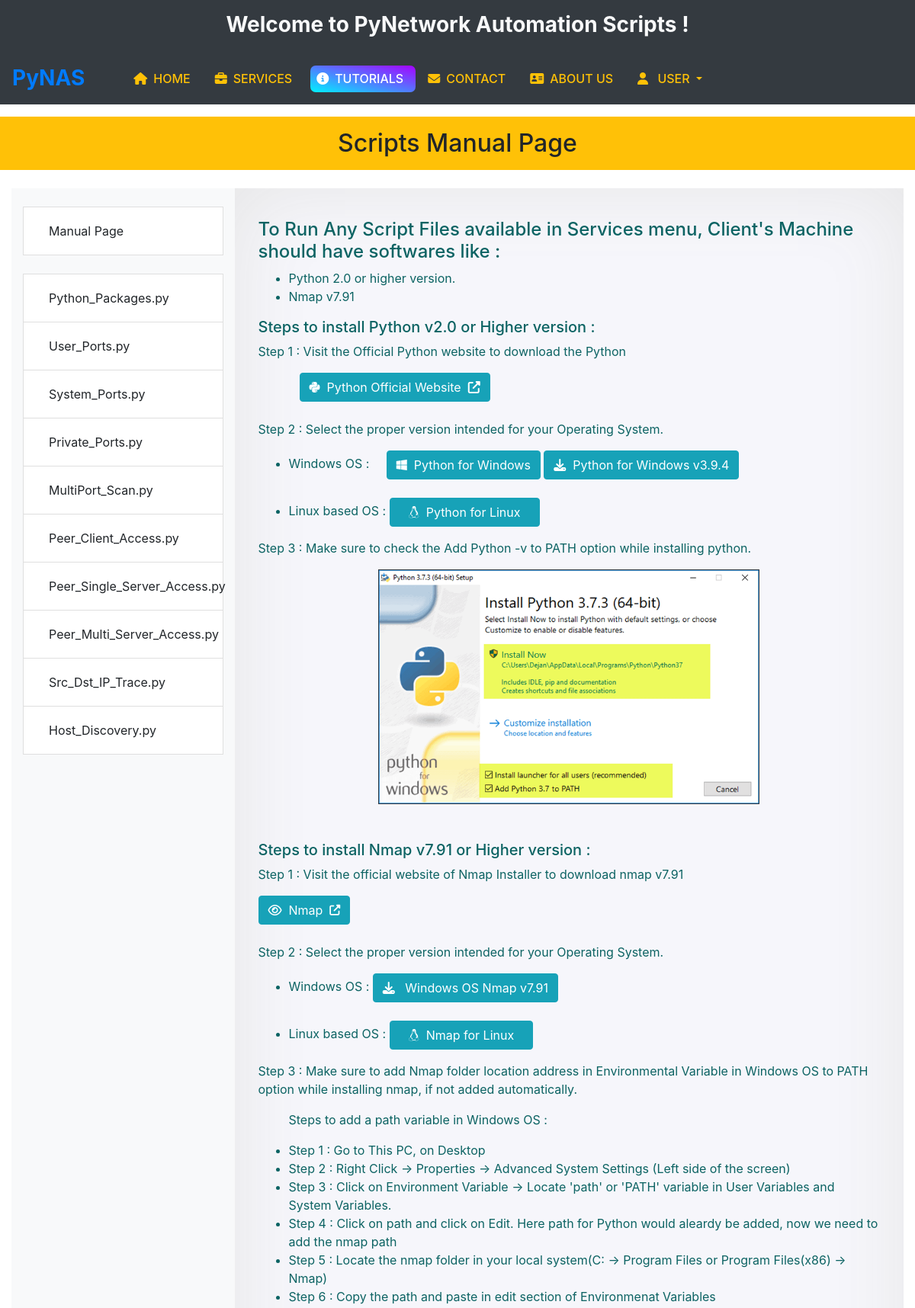
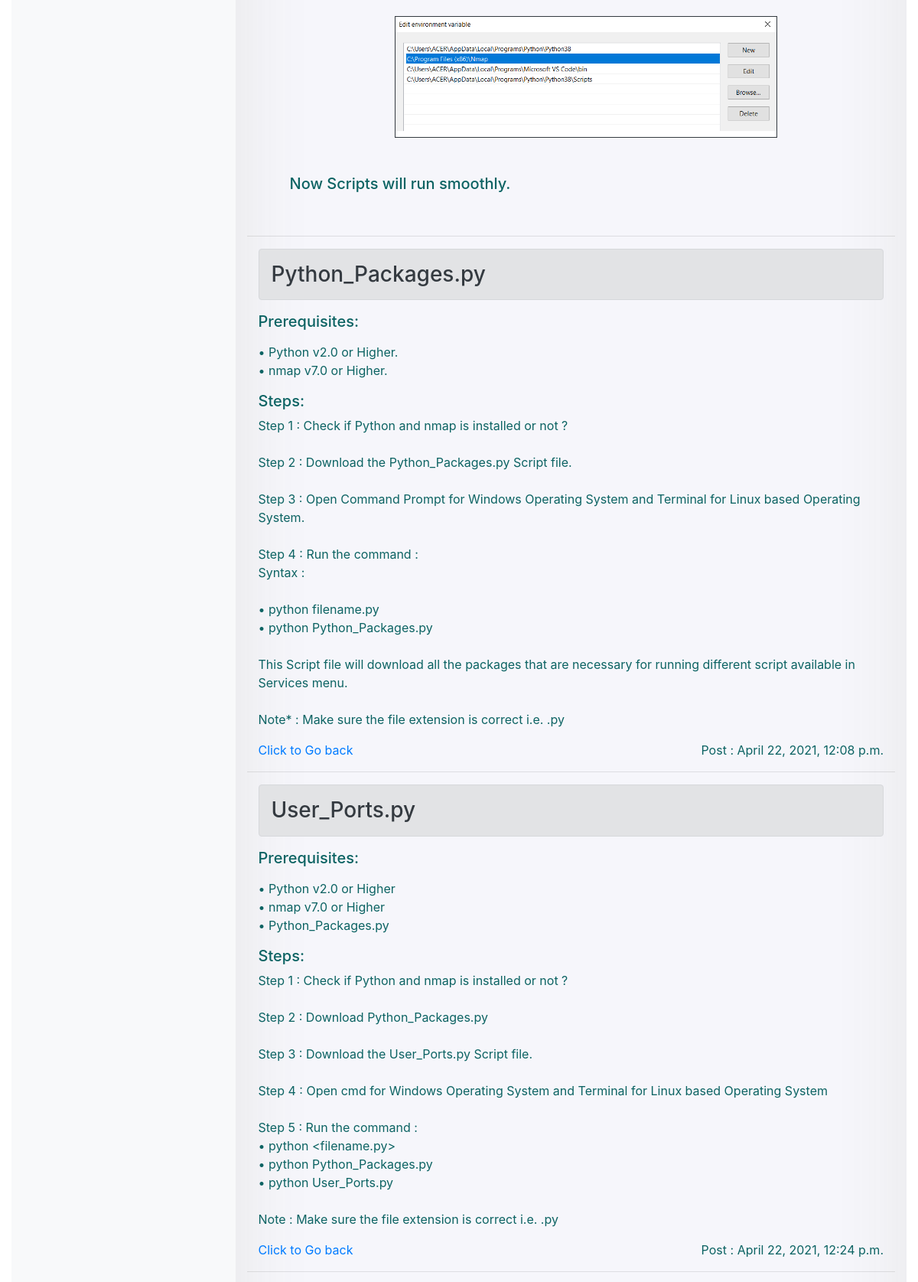
The page /tutorials (upper part) on the database its author committed (2 pictures, top to bottom).
### home/models.py (models this page shows, shortened)
class Script(models.Model):
    script_name = models.CharField(max_length=50)
    script_author = models.CharField(max_length=30)
    script_file = models.FileField(upload_to='media')
    description = models.TextField(max_length=500)
    date = models.DateTimeField()
    def __str__(self):
        return self.script_name

class Tutorial(models.Model):
    script_name = models.ForeignKey("home.Script",  on_delete=models.CASCADE)
    prerequisite = models.TextField()
    steps = models.TextField()
    date = models.DateTimeField()

### home/views.py (the view)
# urls.py: path("tutorials", views.tutorials, name='tutorials'),
def tutorials(request):
    scriptfiles = Script.objects.all()
    tutorialfile = Tutorial.objects.all()
    context = {'tutorial':'active','scriptfiles':scriptfiles,'tutorialfile':tutorialfile}
    return render(request, 'tutorials.htm',context)

### templates/tutorials.htm (shortened to what this page needs)
{% extends 'baseLayout.htm' %}
{% load static %}
{% block body %}
<h2 id="titleofManualPage" class="text-center mt-3 bg-warning p-3" data-aos="fade-down" data-aos-offset="1" data-aos-delay="10" data-aos-duration="1000">Scripts Manual Page</h2>
<div class="container-fluid row my-4 mx-0">
    <div class="container  col-sm-3 bg-light " data-aos="fade-right" data-aos-offset="200" data-aos-delay="50" data-aos-duration="1000">
        <ul class="list-group">
        <br>
        <li class="list-group-item"><a href="{% url 'tutorials' %}" class="btn btn-default">Manual Page</a></li>
        <br>
        {% for scriptfile in scriptfiles %}
            <li class="list-group-item"><a class="btn btn-default" href="{% url 'tutorial_view' scriptfile.id  %}">{{scriptfile.script_name}}</a></li>
        {% endfor %}
        <br>
        </ul>
    </div>
    <div class="container col-sm-9  RightManualPage" data-aos="fade-left" data-aos-offset="200" data-aos-delay="50" data-aos-duration="1000">
        <div class="container my-4  p-3">
            <h4>To Run Any Script Files available in Services menu, Client's Machine should have softwares like : </h4>
            <ul>
                <li>Python 2.0 or higher version.</li>
                <li>Nmap v7.91</li>
            </ul>
            <h5>Steps to install Python v2.0 or Higher version :</h5>
            <p>Step 1 : Visit the Official Python website to download the Python </p>
            &nbsp;&nbsp;&nbsp;&nbsp;&nbsp;&nbsp;&nbsp;&nbsp;&nbsp;&nbsp;&nbsp;&nbsp;<a href="https://www.python.org/" class="btn btn-info" target="_blank"><i class="fab fa-python text-white"></i>&nbsp;&nbsp;Python Official Website&nbsp;&nbsp;<i class="fa fa-external-link"></i></a>
            <br><br>
            <p>Step 2 : Select the proper version intended for your Operating System.</p>
            <ul>
                <li>Windows OS : &nbsp;&nbsp;&nbsp;&nbsp;<a href="https://www.python.org/downloads/windows/" class="btn btn-info" target="_blank"><i class="fa fa-windows"></i>&nbsp;&nbsp;Python for Windows</a>
                    <a href="https://www.python.org/ftp/python/3.9.4/python-3.9.4-amd64.exe" class="btn btn-info" target="_blank"><i class="fa fa-download"></i>&nbsp;&nbsp;Python for Windows v3.9.4</a>
                </li><br>
                <li>Linux based OS : <a href="https://www.python.org/downloads/source/" class="btn btn-info px-4" target="_blank"><i class="fa fa-linux"></i>&nbsp;&nbsp;Python for Linux</a></li>
            </ul>
            <p>Step 3 : Make sure to check the Add Python -v to PATH option while installing python.</p>
            <div class="container text-center">
                <img src="{% static 'images/Tutorial/python-setup.png' %}" alt="Add to Path" class="img-fluid border border-dark" width="500px"  srcset="">
            </div>
            <br><br>
            <h5>Steps to install Nmap v7.91 or Higher version :</h5>
            <p>Step 1 : Visit the official website of Nmap Installer to download nmap v7.91</p>
            <a href="https://nmap.org/download.html" target="_blank" class="btn btn-info" rel="noopener noreferrer"><i class="fa fa-eye"></i>&nbsp;&nbsp;Nmap&nbsp;&nbsp;<i class="fa fa-external-link fa-sm"></i></a>
            <br><br>
            <p>Step 2 : Select the proper version intended for your Operating System.</p>
            <ul>
                <li>Windows OS :
                <a href="https://nmap.org/dist/nmap-7.91-setup.exe" class="btn btn-info" target="_blank"><i class="fa fa-download"></i>&nbsp;&nbsp; Windows OS Nmap v7.91</a>
                </li><br>
                <li>Linux based OS : <a href="https://nmap.org/dist/nmap-7.91-1.x86_64.rpm" class="btn btn-info px-4" target="_blank"><i class="fa fa-linux"></i>&nbsp;&nbsp;Nmap for Linux</a></li>
            </ul>
            <p>Step 3 : Make sure to add Nmap folder location address in Environmental Variable in Windows OS to PATH option while installing nmap, if not added automatically.</p>
                <ul>
                <p>Steps to add a path variable in Windows OS :</p>
                <li>Step 1 : Go to This PC, on Desktop</li>
                <li>Step 2 : Right Click -> Properties -> Advanced System Settings (Left side of the screen) </li>
                <li>Step 3 : Click on Environment Variable -> Locate 'path' or 'PATH' variable in User Variables and System Variables.</li>
                <li>Step 4 : Click on path and click on Edit. Here path for Python would aleardy be added, now we need to add the nmap path</li>
                <li>Step 5 : Locate the nmap folder in your local system(C: -> Program Files or Program Files(x86) -> Nmap)</li>
                <li>Step 6 : Copy the path and paste in edit section of Environmenat Variables</li>
                <br>
                    <div class="container text-center">
                        <img src="{% static 'images/Tutorial/nmap-setup.png' %}" alt="Add to Path" class="img-fluid border border-dark" width="500px"  srcset="">
                    </div>
                    <br><br>
            <h5>Now Scripts will run smoothly.</h5>
                </ul>
        </div>
        <hr>
        {% for tut in tutorialfile %}
                <div id="host_discovery_script" class="ManualPageElements container my-3 ">
                    <h3 class="text-primary alert alert-secondary py-3 text-dark px-3"> {{tut.script_name}} </h3>
                    <h5>Prerequisites:</h5>
                    <p>{{tut.prerequisite|linebreaks}}</p>
                    <h5>Steps:</h5>
                    <p>{{ tut.steps|linebreaksbr }}</p>
                    <p class="float-right">Post : {{tut.date}}</p>
                    <a href="#titleofManualPage">Click to Go back</a>
                </div>
                <hr/>
        {% endfor %}
    </div>
</div>
{% endblock body %}

### templates/baseLayout.htm (shortened to what this page needs)
{% load static %}
<html lang="en">
<head>
    <link rel="stylesheet" href="{% static 'css/bootstrap.css' %}">
    <link rel="stylesheet" href="https://cdnjs.cloudflare.com/ajax/libs/font-awesome/4.7.0/css/font-awesome.min.css">
    <link rel="stylesheet" href="{% static 'css/style.css' %}">
     <link rel="stylesheet" href="https://unpkg.com/aos@next/dist/aos.css" />
</head>
<body >
<div data-aos="fade-down" data-aos-delay="0" data-aos-duration="1000">
<div class="container-fluid bg-dark text-light pt-3 pb-3" >
    <p class="text-center h3 font-weight-bold pb-1" id="website_title">Welcome to PyNetwork Automation Scripts !</p>
</div>
<nav class=" navbar navbar-expand-lg navbar-dark bg-dark">
    <a class="text-decoration-none h3 mr-5 font-weight-bolder" href="{% url 'home' %}">PyNAS</a>
    <div class="collapse navbar-collapse" id="navbarSupportedContent">
        <ul class="navbar-nav mr-auto">
            <li class="nav-item active ml-2">
                <a class="text-warning h6 pr-3 nav-link {{home}}" href="{% url 'home' %}"><i class="fa fa-home pr-2"
                                                                        aria-hidden="true"></i>HOME</a>
            </li>
            <li class="nav-item ml-2">
                <a class="text-warning h6 pr-3 nav-link {{services}}" href="{% url 'services' %}"><i class="fa fa-briefcase pr-2"
                                                                            aria-hidden="true"></i>SERVICES</a>
            </li>
            <li class="nav-item ml-2">
                <a class="text-warning h6 pr-3 nav-link {{tutorial}}" href="{% url 'tutorials' %}"><i class="fa fa-info-circle pr-2 "
                                                                             aria-hidden="true"></i>TUTORIALS</a>
            </li>
            <li class="nav-item ml-2">
                <a class="text-warning h6 pr-3 nav-link {{contact}}" href="{% url 'contact' %}"><i class="fas fa-envelope pr-2"></i>CONTACT</a>
            </li>
            <li class="nav-item ml-2">
                <a class="text-warning h6 pr-3 nav-link {{about}}" href="{% url 'about' %}"><i class="fas fa-address-card pr-2"></i>ABOUT US</a>
            </li>
            <li class="nav-item ml-2">
                <div class="dropdown show">
                    <a class="text-warning h6 pr-3 nav-link dropdown-toggle {{user}}" href="" role="button" id="dropdownMenuLink"
                       data-toggle="dropdown" aria-haspopup="true" aria-expanded="false">
                        <i class="fa fa-user pr-2"
                           aria-hidden="true"></i>
                        {% if user.is_authenticated %}
                        Welcome , {{user.first_name}}
                        {% else %}
                        USER
                        {% endif %}
                    </a>
                </div>
            </li>
        </ul>
    </div>
</nav>
</div>
<main>
{% block body %}
{% endblock body %}
</main>
</body>
</html>

### templates/messages.htm (shortened to what this page needs)
{% load static %}

### static/css/style.css (style rules this page uses)
body { -ms-overflow-style: none; scrollbar-width: none; }
.RightManualPage { height : 180vh; background-color:#f6f6fb; color: #0c6363; overflow-y : scroll; box-shadow: inset 2px 2px 100px 1px rgb(230, 230, 230); }
#navbarSupportedContent a.active { background-image: linear-gradient(to top right,rgb(0, 242, 255),rgb(166, 1, 255)); border-radius: 7px; color:rgb(255, 255, 255)!important; }

### rows shown on the page
Script: script_name "Python_Packages.py"
Script: script_name "User_Ports.py"
Script: script_name "System_Ports.py"
Script: script_name "Private_Ports.py"
Script: script_name "MultiPort_Scan.py"
Script: script_name "Peer_Client_Access.py"
Script: script_name "Peer_Single_Server_Access.py"
Script: script_name "Peer_Multi_Server_Access.py"
Script: script_name "Src_Dst_IP_Trace.py"
Script: script_name "Host_Discovery.py"
Tutorial: script_name "Python_Packages.py", prerequisite "• Python v2.0 or Higher. • nmap v7.0 or Higher.", steps "Step 1 : Check if Python and nmap is installed or not ? Step 2 : Download the Python_Packages.py Script file. Step 3 : Open Command Prompt for Windows Operating System and Terminal for Linux based Operating System. Step 4 : Run the command : Syntax : • python filename.py • python Python_Packages.py This Script file will download all the packages that are necessary for running different script available in Services menu. Note* : Make sure the file extension is correct i.e. .py", date "April 22, 2021, 12:08 p.m."
Tutorial: script_name "User_Ports.py", prerequisite "• Python v2.0 or Higher • nmap v7.0 or Higher • Python_Packages.py", steps "Step 1 : Check if Python and nmap is installed or not ? Step 2 : Download Python_Packages.py Step 3 : Download the User_Ports.py Script file. Step 4 : Open cmd for Windows Operating System and Terminal for Linux based Operating System Step 5 : Run the command : • python <filename.py> • python Python_Packages.py • python User_Ports.py Note : Make sure the file extension is correct i.e. .py", date "April 22, 2021, 12:24 p.m."
